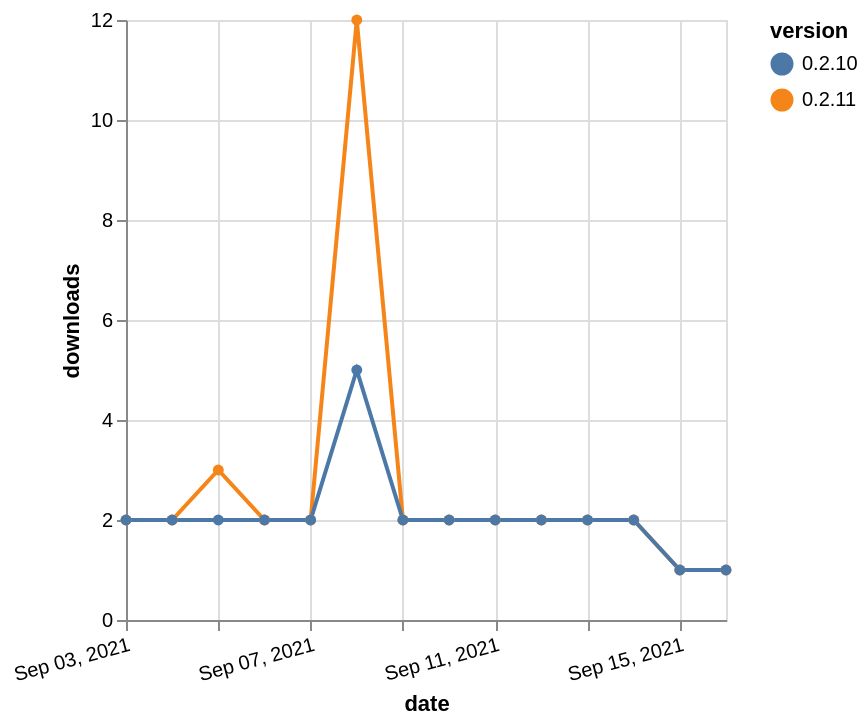

Here is the Vega-Lite specification saved for this chart:
### Vega-Lite specification from a JSON file in a GitHub repository (floating-point values rounded to 4 significant figures)
{"$schema": "https://vega.github.io/schema/vega-lite/v5.json", "description": "A simple bar chart with embedded data.", "data": {"values": [{"date": "2021-09-03", "total": 2461, "delta": 2, "version": "0.2.11"}, {"date": "2021-09-04", "total": 2463, "delta": 2, "version": "0.2.11"}, {"date": "2021-09-05", "total": 2466, "delta": 3, "version": "0.2.11"}, {"date": "2021-09-06", "total": 2468, "delta": 2, "version": "0.2.11"}, {"date": "2021-09-07", "total": 2470, "delta": 2, "version": "0.2.11"}, {"date": "2021-09-08", "total": 2482, "delta": 12, "version": "0.2.11"}, {"date": "2021-09-09", "total": 2484, "delta": 2, "version": "0.2.11"}, {"date": "2021-09-10", "total": 2486, "delta": 2, "version": "0.2.11"}, {"date": "2021-09-11", "total": 2488, "delta": 2, "version": "0.2.11"}, {"date": "2021-09-12", "total": 2490, "delta": 2, "version": "0.2.11"}, {"date": "2021-09-13", "total": 2492, "delta": 2, "version": "0.2.11"}, {"date": "2021-09-14", "total": 2494, "delta": 2, "version": "0.2.11"}, {"date": "2021-09-15", "total": 2495, "delta": 1, "version": "0.2.11"}, {"date": "2021-09-16", "total": 2496, "delta": 1, "version": "0.2.11"}, {"date": "2021-09-03", "total": 2759, "delta": 2, "version": "0.2.10"}, {"date": "2021-09-04", "total": 2761, "delta": 2, "version": "0.2.10"}, {"date": "2021-09-05", "total": 2763, "delta": 2, "version": "0.2.10"}, {"date": "2021-09-06", "total": 2765, "delta": 2, "version": "0.2.10"}, {"date": "2021-09-07", "total": 2767, "delta": 2, "version": "0.2.10"}, {"date": "2021-09-08", "total": 2772, "delta": 5, "version": "0.2.10"}, {"date": "2021-09-09", "total": 2774, "delta": 2, "version": "0.2.10"}, {"date": "2021-09-10", "total": 2776, "delta": 2, "version": "0.2.10"}, {"date": "2021-09-11", "total": 2778, "delta": 2, "version": "0.2.10"}, {"date": "2021-09-12", "total": 2780, "delta": 2, "version": "0.2.10"}, {"date": "2021-09-13", "total": 2782, "delta": 2, "version": "0.2.10"}, {"date": "2021-09-14", "total": 2784, "delta": 2, "version": "0.2.10"}, {"date": "2021-09-15", "total": 2785, "delta": 1, "version": "0.2.10"}, {"date": "2021-09-16", "total": 2786, "delta": 1, "version": "0.2.10"}]}, "width": "container", "mark": {"type": "line", "point": {"filled": true}}, "encoding": {"x": {"field": "date", "type": "temporal", "timeUnit": "yearmonthdate", "title": "date", "axis": {"labelAngle": -15}}, "y": {"field": "delta", "type": "quantitative", "title": "downloads"}, "color": {"field": "version", "type": "nominal"}, "tooltip": {"field": "delta"}}}
